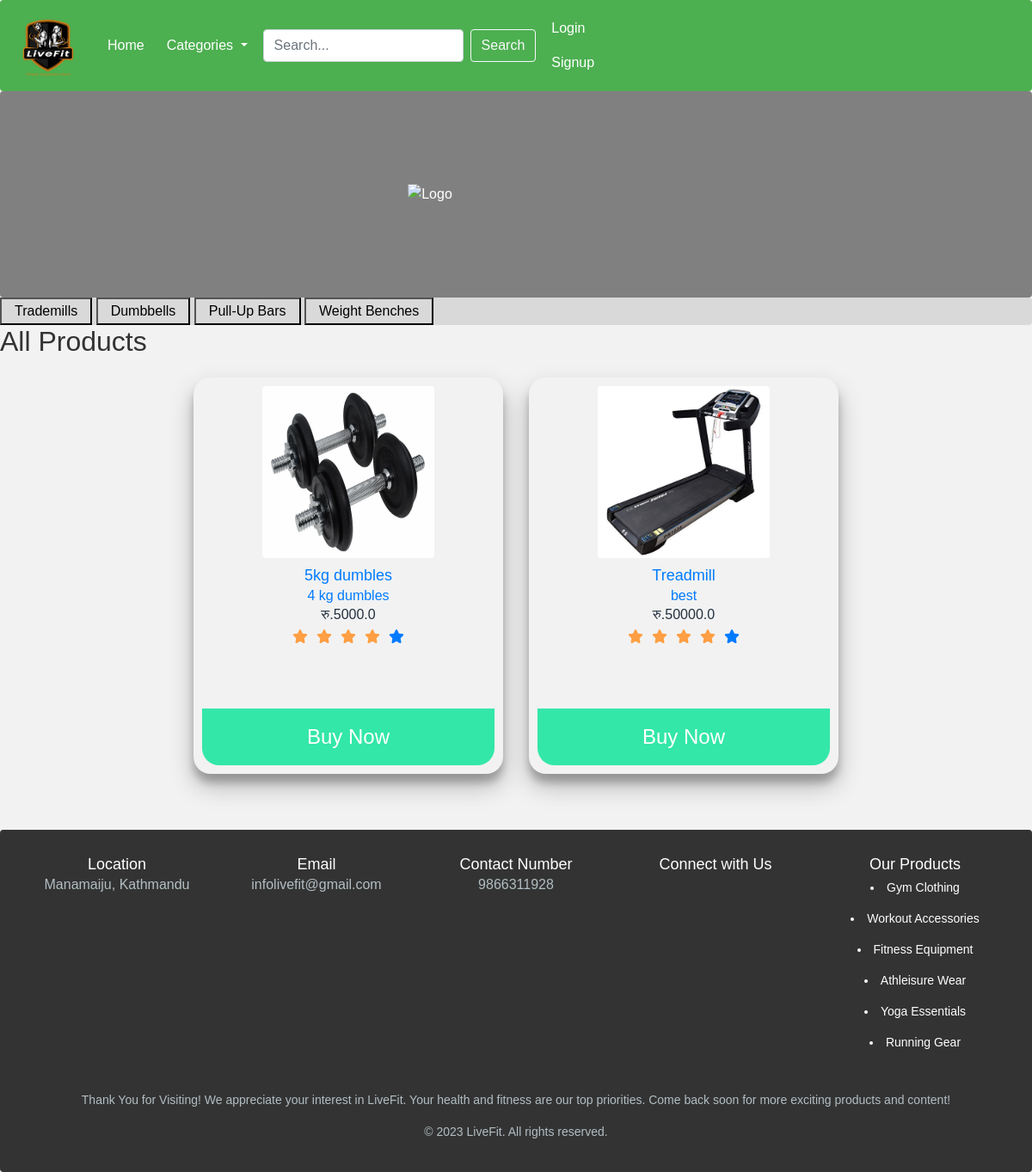
The page / on the database its author committed.
### home/models.py (models this page shows, shortened)
class Product(models.Model):
    title = models.CharField(max_length=50)
    selling_price = models.FloatField()
    short_description = models.TextField(max_length=210)
    description = models.TextField()
    brand = models.ForeignKey(Brand, on_delete=models.CASCADE)
    category = models.ForeignKey(Category, on_delete=models.CASCADE)
    product_image = models.ImageField(upload_to='productimg', null=False , blank=False)

### home/views.py (the view)
# urls.py: path('', views.ProductView.as_view(), name="home"),
class ProductView(View):
    def get(self, request):
        totalitem = 0
        categories = Category.objects.all()
        products = Product.objects.all()
        if request.user.is_authenticated:
            totalitem = Cart.objects.filter(user=request.user).count()
        return render(request, 'app/home.html', {
            'categories': categories,
            'products': products,
            'totalitem': totalitem,
        })

### home/templates/app/home.html (shortened to what this page needs)
{% extends 'app/base.html' %}
{% load static %}
{% block additional_head %}
<link rel="stylesheet" href="{% static 'app/css/home.css' %}">
{% endblock %}
{% block livesale %}
<div class="intro">
  <div class="logo">
    <img src="{% static '' %}" alt="Logo">
  </div>
</div>
<div class="sub-header">
  <button class="active">Trademills</button>
  <button class="active">Dumbbells</button>
  <button class="active">Pull-Up Bars</button>
  <button class="active">Weight Benches</button>
</div>
<div>
<h2>All Products</h2>
<div id="content">
    <div class="gallery">
      {% for product in products %}
      <div class="content">
        <a href="{% url 'product-detail' product.id %}">
                <img src="{{ product.product_image.url }}" alt="" >
                <h3>{{ product.title }}</h3>
                {{ product.short_description|safe }}
                <h6>रु.{{ product.selling_price }}</h6>
                <ul>
                    <li><i class="fa fa-star checked"></i></li>
                    <li><i class="fa fa-star checked"></i></li>
                    <li><i class="fa fa-star checked"></i></li>
                    <li><i class="fa fa-star checked"></i></li>
                    <li><i class="fa fa-star"></i></li>
                </ul>
                <button class="buy-{{ forloop.counter }}">Buy Now</button>
            </div>
        {% endfor %}
    </div>
</div>
{% endblock livesale %}

### home/static/app/css/home.css (style rules this page uses)
* { box-sizing: border-box; margin-top: auto; border-radius: 4px; }
body { margin: 0; padding: 0; }
html { scroll-behavior: smooth; }
.intro { background: rgb(19, 3, 241); color: white; padding: 15px 0 0 10%; height: 15px; margin: 0; padding: 0; display: flex; justify-content: center; align-items: center; min-height: 30vh; }
.logo img { max-width: 100%; max-height: 180px; place-items: center; display: flex; flex-wrap: wrap; width: 1000px; }
.sub-header { background: rgb(218, 217, 217); }
.sub-header button { background: transparent; outline: black; padding: 2px 15px; }
body { margin: 0; font-family: sans-serif; background:#f2f2f2; }
h3 { text-align: center; font-size: 3øpx; margin: 0; padding-top: 10px; }
a { text-decoration:none; }
.gallery { display: flex; flex-wrap: wrap; width: 100%; justify-content: center; align-items: center; margin: 50px 0; }
.content { width:20%; margin :15px; box-sizing: border-box; float: left; text-align: center; border-radius: 20px; cursor: pointer; padding-top:10px; box-shadow: 0 14px 28px rgba(0,0,0,0.25 ), 0 10px 10px rgba(0,0,0,0.22); transition: .4s; background:#f2f2f2 }
.content img { width: 200px; height: 200px; text-align: center; margin: 0 auto; display:block; }
h6 { font: size 26px; text-align: center; color: #222f3e; margin:0; }
ul { list-style: none; display: flex; flex-wrap: wrap; justify-content: center; align-items: center; padding: 0; }
li { padding:5px; }
.checked { color: #ff9f43; }
.content button { text-align: center; font-size: 24px; color:#fff ; width: 100%; padding : 15px; border: 0; outline: none; cursor:pointer; margin-top: 50px; border-bottom-right-radius: 20px; border-bottom-left-radius: 20px; }
.buy-1 { background: rgb(51, 231, 168); }
.buy-2 { background: rgb(51, 231, 168); }
* { margin: 0; padding: 0; box-sizing: border-box; }
body { font-family: 'Arial', sans-serif; background-color: #f8f8f8; color: #333333; }
.logo img { max-width: 100%; height: auto; }
.intro { background: grey; color: white; padding: 15px 0 0 10%; height: 15px; margin: 0; padding: 0; display: flex; justify-content: left; align-items: left; min-height: 30vh; }
.logo img { max-width: 95%; max-height: 95%; }
h3 { text-align: center; font-size: 30px; margin: 0; padding-top: 10px; }
.gallery { display: flex; flex-wrap: wrap; width: 100%; justify-content: center; align-items: center; margin: 0px 0 50px; }
.content { width:30%; margin :15px; box-sizing: border-box; text-align: center; border-radius: 20px; cursor: pointer; padding:10px; box-shadow: 0 14px 28px rgba(0,0,0,0.25 ), 0 10px 10px rgba(0,0,0,0.22); transition: .4s; background:#f2f2f2; }
img { width: 200px; height: 200px; text-align: center; margin: 0 auto; display:block; }
h3 { font-size: 18px; }
body { font-family: Arial, sans-serif; margin: 0; padding: 0; }

### rows shown on the page
Product: product_image (picture), title "5kg dumbles", short_description "4 kg dumbles", selling_price "5000.0"
Product: product_image (picture), title "Treadmill", short_description "best", selling_price "50000.0"
